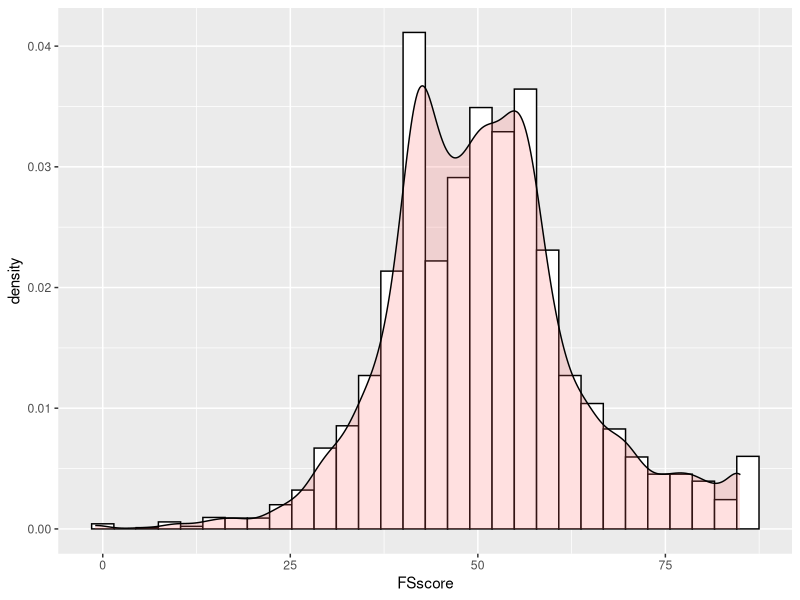
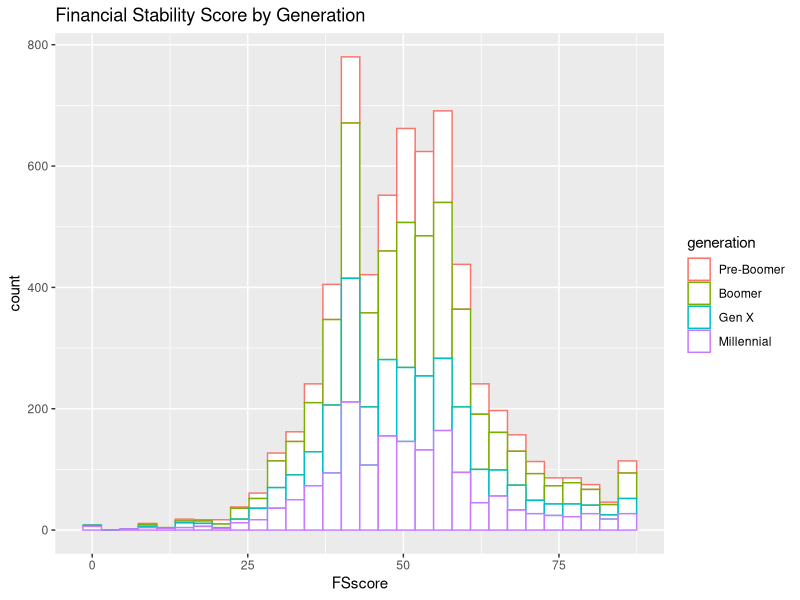
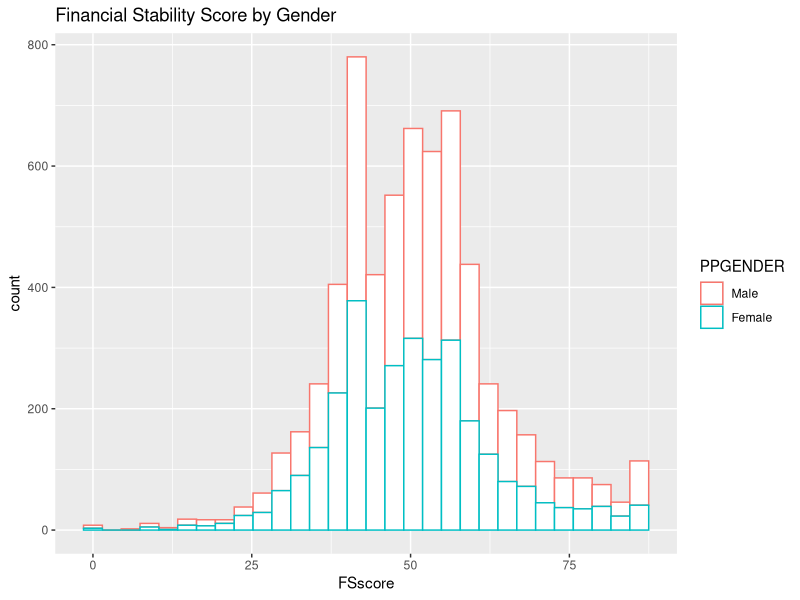
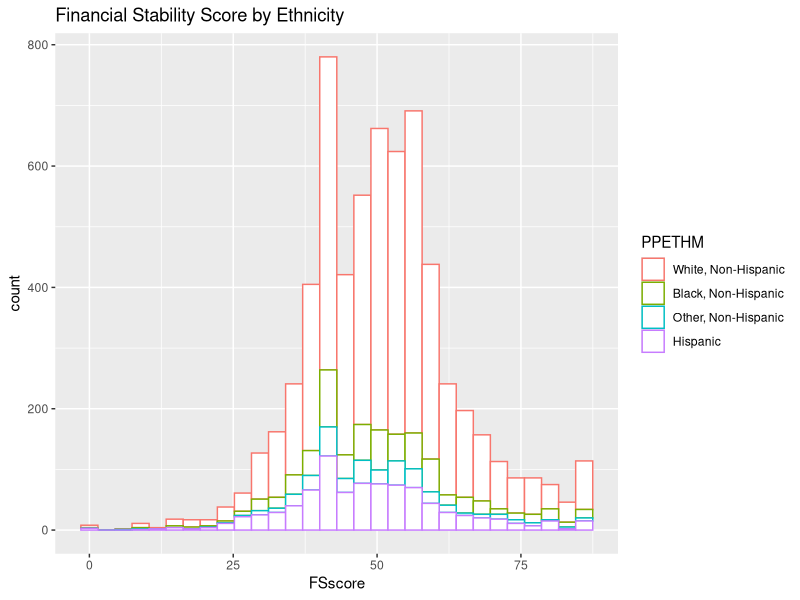
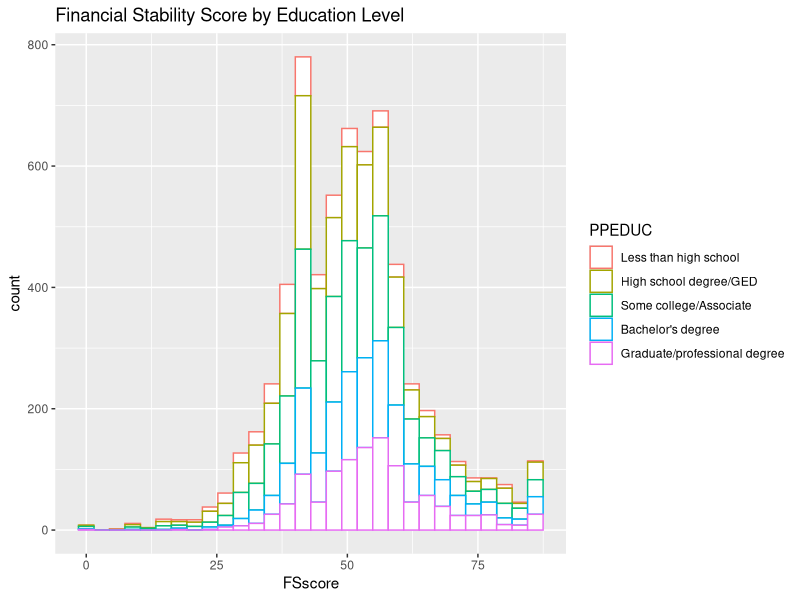
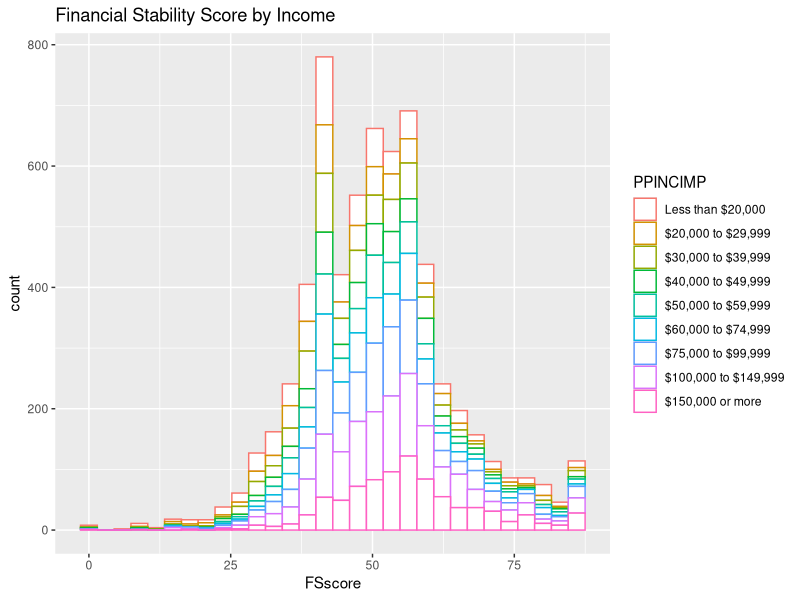
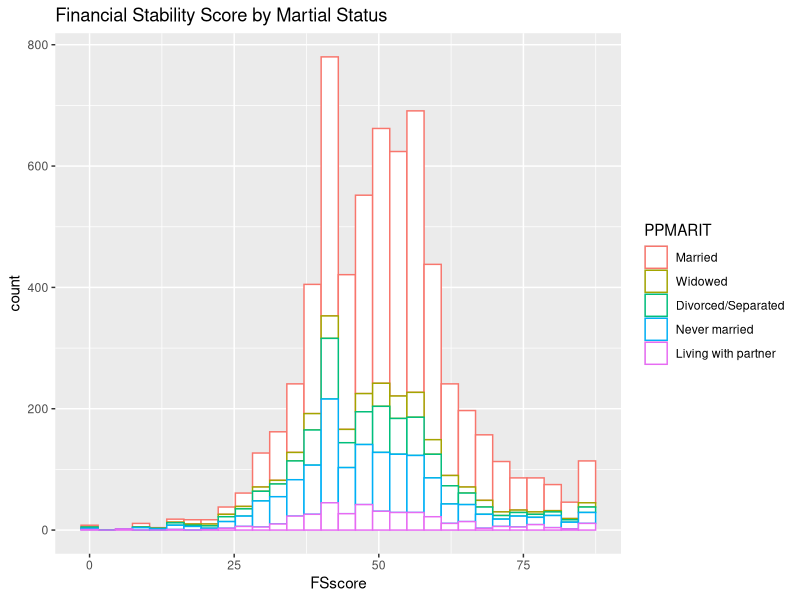
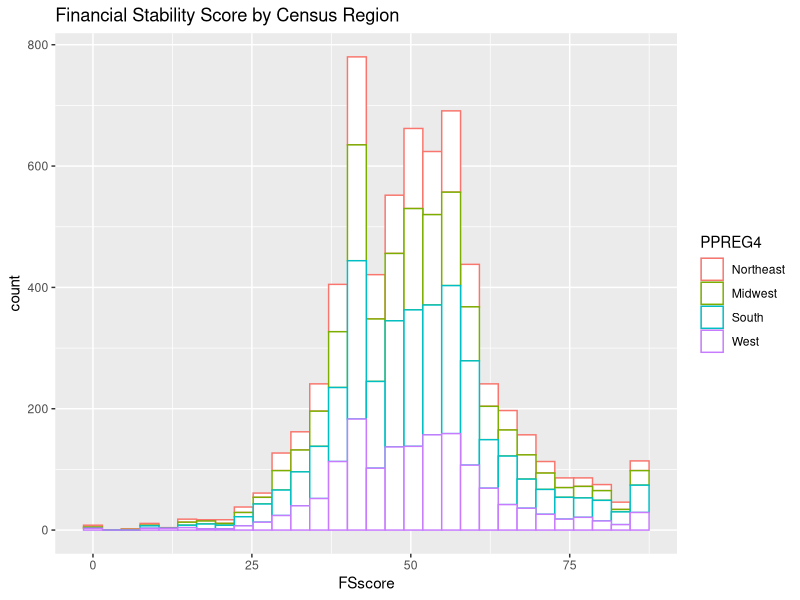

The R source for these figures, in order:
setwd("/Users/MorganSwaney/Desktop/Practicum 1")
FS.Data <- read.csv("NFWBS_PUF_2016_data_pared_down.csv", header = T)
head(FS.Data)
str(FS.Data)
summary(FS.Data)

library(plyr)
##I will change the lables to the data. This code is from Consumer Financial Protection Bureau
FS.Data$SWB_1 = revalue(factor(FS.Data$SWB_1), c(
  `-4` = "Response not written to database",
  `-1` = "Refused",
  `1` = "1 Strongly disagree",
  `2` = "2",
  `3` = "3",
  `4` = "4",
  `5` = "5",
  `6` = "6",
  `7` = "7 Strongly agree"
))
FS.Data$SWB_2 = revalue(factor(FS.Data$SWB_2), c(
  `-4` = "Response not written to database",
  `-1` = "Refused",
  `1` = "1 Strongly disagree",
  `2` = "2",
  `3` = "3",
  `4` = "4",
  `5` = "5",
  `6` = "6",
  `7` = "7 Strongly agree"
))
FS.Data$SWB_3 = revalue(factor(FS.Data$SWB_3), c(
  `-4` = "Response not written to database",
  `-1` = "Refused",
  `1` = "1 Strongly disagree",
  `2` = "2",
  `3` = "3",
  `4` = "4",
  `5` = "5",
  `6` = "6",
  `7` = "7 Strongly agree"
))
FS.Data$HOUSING = revalue(factor(FS.Data$HOUSING), c(
  `-1` = "Refused",
  `1` = "I own my home",
  `2` = "I rent",
  `3` = "I do not currently own or rent"
))
FS.Data$LIVINGARRANGEMENT = revalue(factor(FS.Data$LIVINGARRANGEMENT), c(
  `-1` = "Refused",
  `1` = "I am the only adult in the household",
  `2` = "I live with my spouse/partner/significant other",
  `3` = "I live in my parents' home",
  `4` = "I live with other family, friends, or roommates",
  `5` = "Some other arrangement"
))
FS.Data$SAVINGSRANGES = revalue(factor(FS.Data$SAVINGSRANGES), c(
  `-1` = "Refused",
  `1` = "0",
  `2` = "$1-99",
  `3` = "$100-999",
  `4` = "$1,000-4,999",
  `5` = "$5,000-19,999",
  `6` = "$20,000-74,999",
  `7` = "$75,000 or more",
  `98` = "I don't know",
  `99` = "Prefer not to say"
))
FS.Data$EARNERS = revalue(factor(FS.Data$EARNERS), c(
  `-1` = "Refused",
  `1` = "One",
  `2` = "Two",
  `3` = "More than two"
))
FS.Data$MANAGE2 = revalue(factor(FS.Data$MANAGE2), c(
  `-1` = "Refused",
  `1` = "Someone else takes care of all or most money matters in my household.",
  `2` = "Someone else and I take care of money matters in my household about the same.",
  `3` = "I take care of all or most money matters in my household."
))
FS.Data$HHEDUC = revalue(factor(FS.Data$HHEDUC), c(
  `-1` = "Refused",
  `1` = "Less than high school",
  `2` = "High school degree/GED",
  `3` = "Some college/Associate",
  `4` = "Bachelor's degree",
  `5` = "Graduate/professional degree"
))
FS.Data$KIDS_NoChildren = revalue(factor(FS.Data$KIDS_NoChildren), c(
  `-1` = "Refused",
  `0` = "Respondent financially supports children",
  `1` = "I have no children that I financially support"
))
FS.Data$EMPLOY = revalue(factor(FS.Data$EMPLOY), c(
  `1` = "Self-employed",
  `2` = "Work full-time for an employer or the military",
  `3` = "Work part-time for an employer or the military",
  `4` = "Homemaker",
  `5` = "Full-time student",
  `6` = "Permanently sick, disabled or unable to work",
  `7` = "Unemployed or temporarily laid off",
  `8` = "Retired",
  `99` = "Refused"
))
FS.Data$agecat = revalue(factor(FS.Data$agecat), c(
  `1` = "18-24",
  `2` = "25-34",
  `3` = "35-44",
  `4` = "45-54",
  `5` = "55-61",
  `6` = "62-69",
  `7` = "70-74",
  `8` = "75+"
))
FS.Data$generation = revalue(factor(FS.Data$generation), c(
  `1` = "Pre-Boomer",
  `2` = "Boomer",
  `3` = "Gen X",
  `4` = "Millennial"
))
FS.Data$PPEDUC = revalue(factor(FS.Data$PPEDUC), c(
  `1` = "Less than high school",
  `2` = "High school degree/GED",
  `3` = "Some college/Associate",
  `4` = "Bachelor's degree",
  `5` = "Graduate/professional degree"
))
FS.Data$PPETHM = revalue(factor(FS.Data$PPETHM), c(
  `1` = "White, Non-Hispanic",
  `2` = "Black, Non-Hispanic",
  `3` = "Other, Non-Hispanic",
  `4` = "Hispanic"
))
FS.Data$PPGENDER = revalue(factor(FS.Data$PPGENDER), c(
  `1` = "Male",
  `2` = "Female"
))
FS.Data$PPHHSIZE = revalue(factor(FS.Data$PPHHSIZE), c(
  `1` = "1",
  `2` = "2",
  `3` = "3",
  `4` = "4",
  `5` = "5+"
))
FS.Data$PPINCIMP = revalue(factor(FS.Data$PPINCIMP), c(
  `1` = "Less than $20,000",
  `2` = "$20,000 to $29,999",
  `3` = "$30,000 to $39,999",
  `4` = "$40,000 to $49,999",
  `5` = "$50,000 to $59,999",
  `6` = "$60,000 to $74,999",
  `7` = "$75,000 to $99,999",
  `8` = "$100,000 to $149,999",
  `9` = "$150,000 or more"
))
FS.Data$PPMARIT = revalue(factor(FS.Data$PPMARIT), c(
  `1` = "Married",
  `2` = "Widowed",
  `3` = "Divorced/Separated",
  `4` = "Never married",
  `5` = "Living with partner"
))
FS.Data$PPREG4 = revalue(factor(FS.Data$PPREG4), c(
  `1` = "Northeast",
  `2` = "Midwest",
  `3` = "South",
  `4` = "West"
))
FS.Data$PPREG9 = revalue(factor(FS.Data$PPREG9), c(
  `1` = "New England",
  `2` = "Mid-Atlantic",
  `3` = "East-North Central",
  `4` = "West-North Central",
  `5` = "South Atlantic",
  `6` = "East-South Central",
  `7` = "West-South Central",
  `8` = "Mountain",
  `9` = "Pacific"
))
str(FS.Data)

library(ggplot2)
ggplot(FS.Data, aes(x = FSscore)) + geom_histogram(aes(y =..density..), color = "black", fill = "white") + geom_density(alpha = .2, fill = "#FF6666")

ggplot(FS.Data, aes(x = FSscore, color = generation)) + geom_histogram(fill = "white") + ggtitle("Financial Stability Score by Generation")
ggplot(FS.Data, aes(x = FSscore, color = PPGENDER)) + geom_histogram(fill = "white") + ggtitle("Financial Stability Score by Gender")
ggplot(FS.Data, aes(x = FSscore, color = PPETHM)) + geom_histogram(fill = "white") + ggtitle("Financial Stability Score by Ethnicity")
ggplot(FS.Data, aes(x = FSscore, color = PPEDUC)) + geom_histogram(fill = "white") + ggtitle("Financial Stability Score by Education Level")
ggplot(FS.Data, aes(x = FSscore, color = PPINCIMP)) + geom_histogram(fill = "white") + ggtitle("Financial Stability Score by Income")
ggplot(FS.Data, aes(x = FSscore, color = PPMARIT)) + geom_histogram(fill = "white") + ggtitle("Financial Stability Score by Martial Status")
ggplot(FS.Data, aes(x = FSscore, color = PPREG4)) + geom_histogram(fill = "white") + ggtitle("Financial Stability Score by Census Region")


